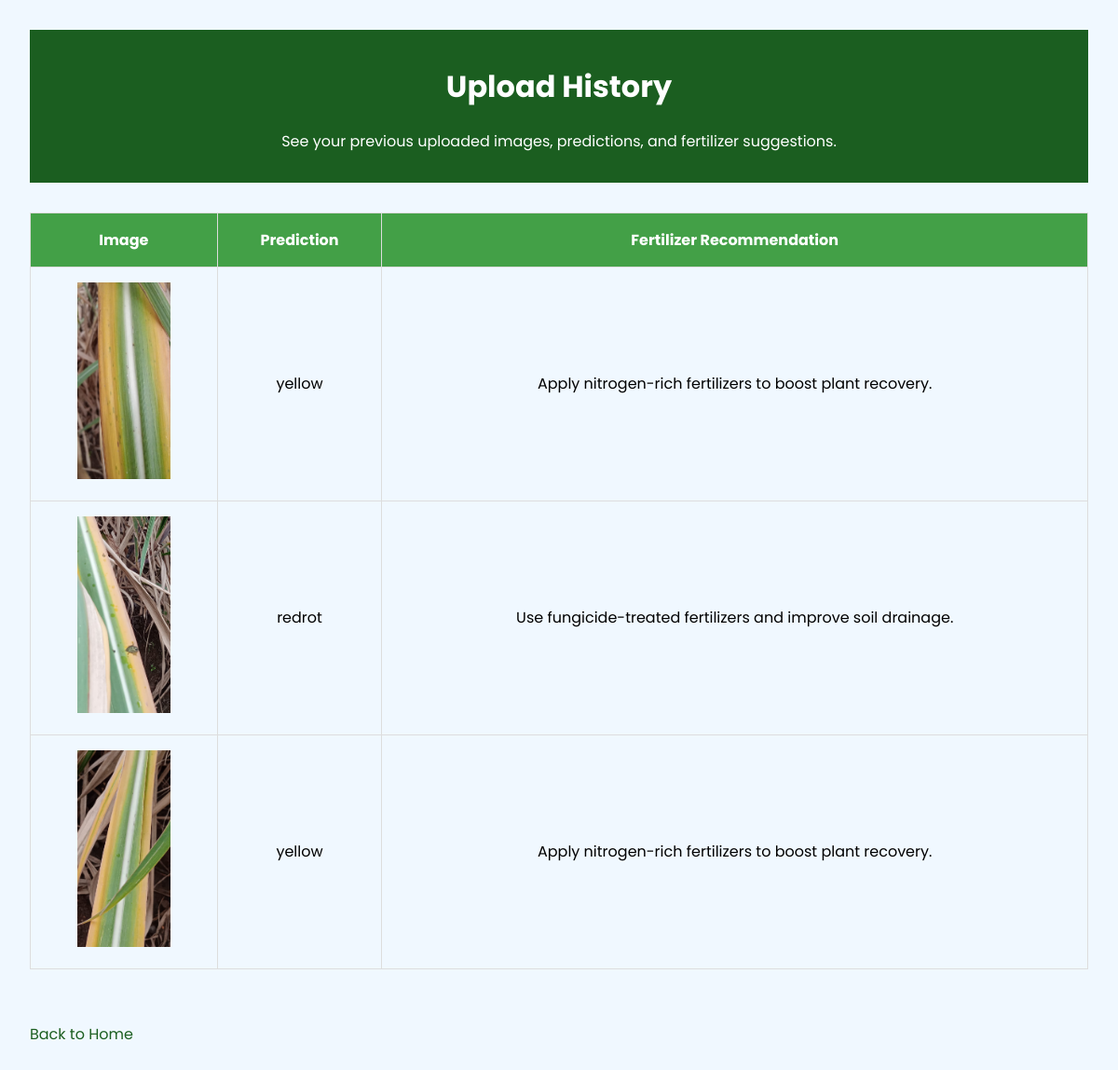
Before: /history with the older database file.
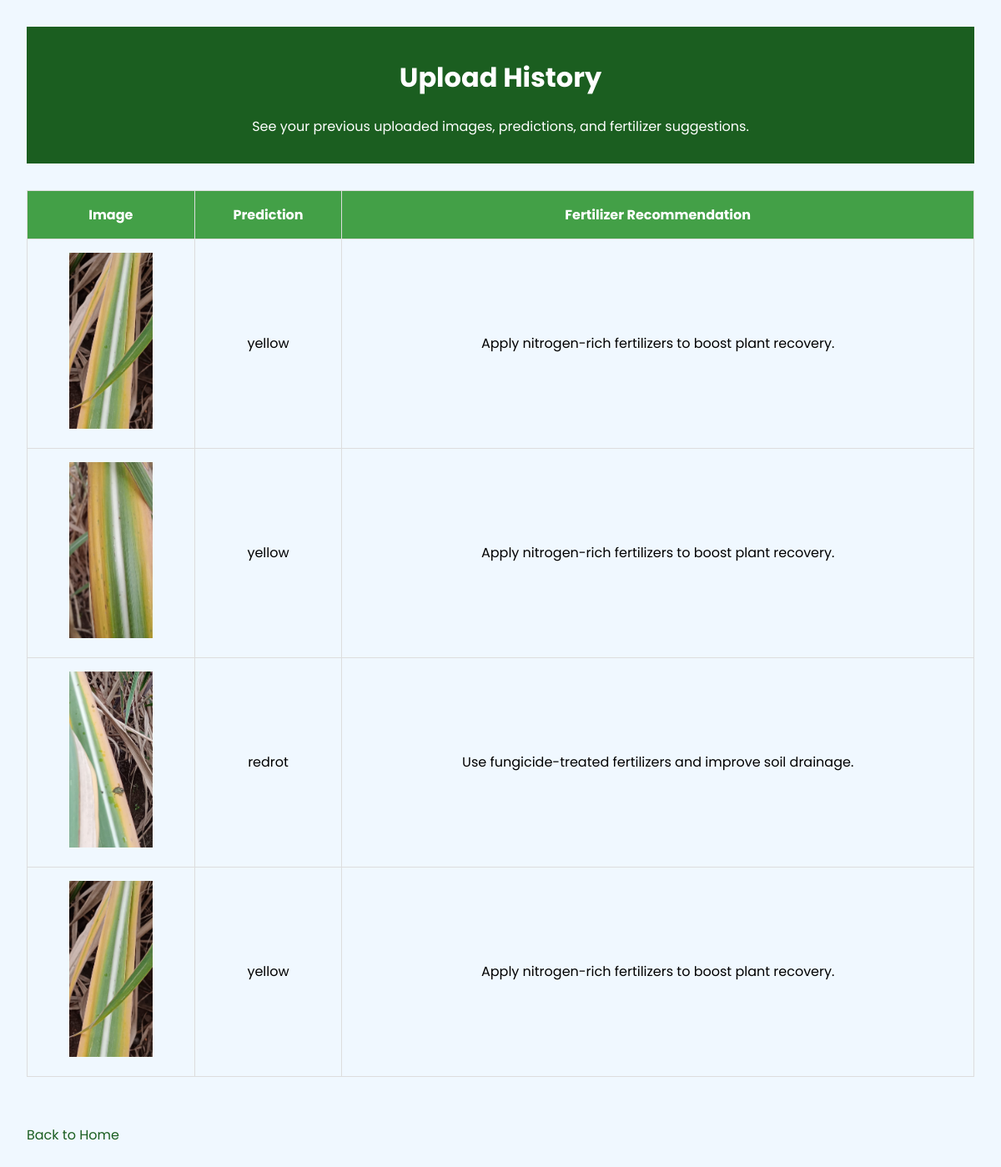
After: the same page with the newer database file.
### tables this page shows
CREATE TABLE history 
                 (id INTEGER PRIMARY KEY AUTOINCREMENT, 
                  image_path TEXT, 
                  prediction TEXT, 
                  fertilizer TEXT);

### web application/backend.py (the view)
@app.route('/history')
def history():
    conn = sqlite3.connect(DATABASE)
    c = conn.cursor()
    c.execute('SELECT * FROM history ORDER BY id DESC')
    data = c.fetchall()
    conn.close()
    return render_template('history.html', history=data)

### web application/templates/history.html (shortened to what this page needs)
<!DOCTYPE html>
<html lang="en">
<head>
</head>
<body>
<div class="header">
    <h1>Upload History</h1>
    <p>See your previous uploaded images, predictions, and fertilizer suggestions.</p>
</div>
<table class="history-table">
    <thead>
        <tr>
            <th>Image</th>
            <th>Prediction</th>
            <th>Fertilizer Recommendation</th>
        </tr>
    </thead>
    <tbody>
        {% for record in history %}
            <tr>
                <td><img src="{{ record[1] }}" alt="Image"></td>
                <td>{{ record[2] }}</td>
                <td>{{ record[3] }}</td>
            </tr>
        {% endfor %}
    </tbody>
</table>
<br>
<a href="/" class="btn">Back to Home</a>
</body>
</html>

### web application/templates/history.html (style rules this page uses)
body { background: #f0f8ff; font-family: 'Poppins', sans-serif; margin: 0; padding: 2rem; }
.header { background: #1b5e20; color: white; padding: 1rem; text-align: center; }
.history-table { width: 100%; border-collapse: collapse; margin-top: 2rem; }
.history-table th, .history-table td { padding: 1rem; text-align: center; border: 1px solid #ddd; }
.history-table th { background-color: #43a047; color: white; }
.history-table td img { width: 100px; height: auto; }
a { text-decoration: none; color: #1b5e20; font-size: 1rem; display: inline-block; margin-top: 2rem; }

Changed rows visible on the page:
added history: prediction "yellow", fertilizer "Apply nitrogen-rich fertilizers to boost plant recovery."
